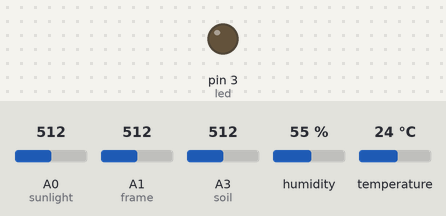
The sketch below on a simulated Arduino Uno, built for the host (arithmetic inside an expression is 32-bit, double 64-bit). Shown: output pins drawn as LEDs (lit = HIGH). The test bench sets the inputs (shaded band); at power-on: A0 (sunlight) = 512, A1 (frame) = 512, A3 (soil) = 512, humidity 55 %, temperature 24 °C. WiFi joins after 1.5 s; servers stay silent unless stated; uploads are accepted with an empty reply; pins used as bus, display or sensor lines are not drawn; what the sketch prints to the serial monitor is not drawn.

Above: at 5.1 s.
At 24.87 s:
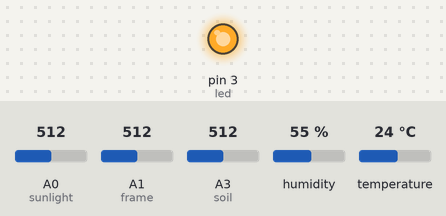
Timing chart, 0 to 32.9 s (numbered marks = the images above):
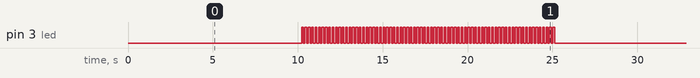

The sketch:

Arduino_Robot_codes.ino
```cpp
#include <SPI.h>
#include <Ethernet.h>
#include "DHT.h"

// Enter a MAC address and IP address for your controller below.
// The IP address will be dependent on your local network:
byte mac[] = {
  0xDE, 0xAD, 0xBE, 0xEF, 0xFE, 0xED };
IPAddress ip(10,0,2,199);
IPAddress gateway(10,0,0,1);
IPAddress subnet(255, 255, 240, 0);
IPAddress mydns(8,8,8,8);

//variable for send data
int sunval;
int frameval;
int tempval;
int humival;
int soilval;

// initialize the library instance:
EthernetClient client;

char server[] = "10.0.2.165";

int sunlight = 0;
int frame = 1;
int led = 3;
int beep = 2;
int soil = 3;
#define DHTPIN 2     // what pin we're connected to
#define DHTTYPE DHT11

DHT dht(DHTPIN, DHTTYPE);

boolean lastConnected = false;                 // state of the connection last time through the main loop

void setup() {
 // Open serial communications and wait for port to open:
  Serial.begin(9600);
    dht.begin();
    pinMode(led,OUTPUT);
    pinMode(beep,OUTPUT);

  // start the Ethernet connection and the server:
  Ethernet.begin(mac, ip, mydns);
  //server.begin();
  Serial.print("server local ip is ");
  Serial.println(Ethernet.localIP());
}

void alert()
{
  for(int i=0;i<75;i++)
  {
  digitalWrite(led,HIGH);
  digitalWrite(beep,HIGH);
  delay(100);
  digitalWrite(led,LOW);
  digitalWrite(beep,LOW);
  delay(100);
  }
}

void loop() {
  // if there's incoming data from the net connection.
  // send it out the serial port.  This is for debugging
  // purposes only:
  if (client.available()) {
    char c = client.read();
    Serial.println(c);
    Serial.println("Message from debugging 1");
  }
  // if there's no net connection, but there was one last time
  // through the loop, then stop the client:
  if (!client.connected() && lastConnected)
   {
    Serial.println();
    Serial.println("disconnecting as client.");
    client.stop();
  }
    delay(10000);
    httpRequest();

  // store the state of the connection for next time through
  // the loop:
  lastConnected = client.connected();
}

void httpRequest()
 {
      //assign variable
      sunval = analogRead(sunlight);
      frameval = analogRead(frame);
      //tempval = (125*analogRead(temp))>>8;
      soilval = analogRead(soil);
      int h = dht.readHumidity();
      int t = dht.readTemperature();

      if (client.connect(server,80))
       {

        client.print("GET /receive.php?sunval=");
        client.print(sunval);
        client.print("&frameval=");
        client.print(frameval);
        client.print("&tempval=");
        client.print(t);
        client.print("&humival=");
        client.print(h);
        client.print("&soil=");
        client.print(soilval);
        client.println(" HTTP/1.1");
        client.print("Host: ");
        client.println(server);
        client.println("User-Agent: Arduino-Ethernet");
        client.println("Connection: close");
        client.println();
        //Serial.println("Data sent!");

        //Loop alert warning
        if(sunval<10 || frameval>=500 || t>=42 || h<=3 || soilval <= 100 )
          alert();
      }
    else
    {
      // if you couldn't make a connection:
      //Serial.println("connection failed");
      client.stop();
    }
}
```

Measured:
- by itself, pin 3 (led): repeats every 25.3 s: HIGH 0.10 s, LOW 10.4 s, 74 × (HIGH 0.10 s, LOW 0.10 s)
- by itself, everything shown: repeats every 25.3 s, in 50 steps
